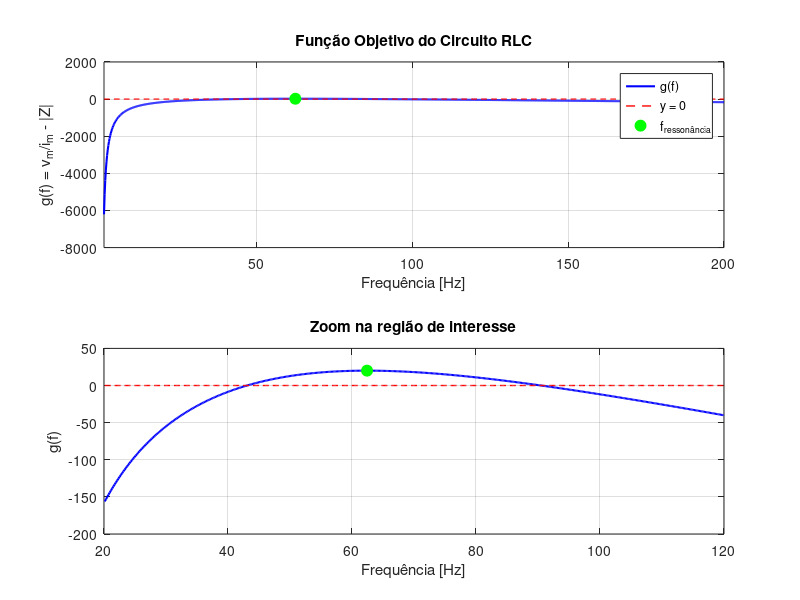
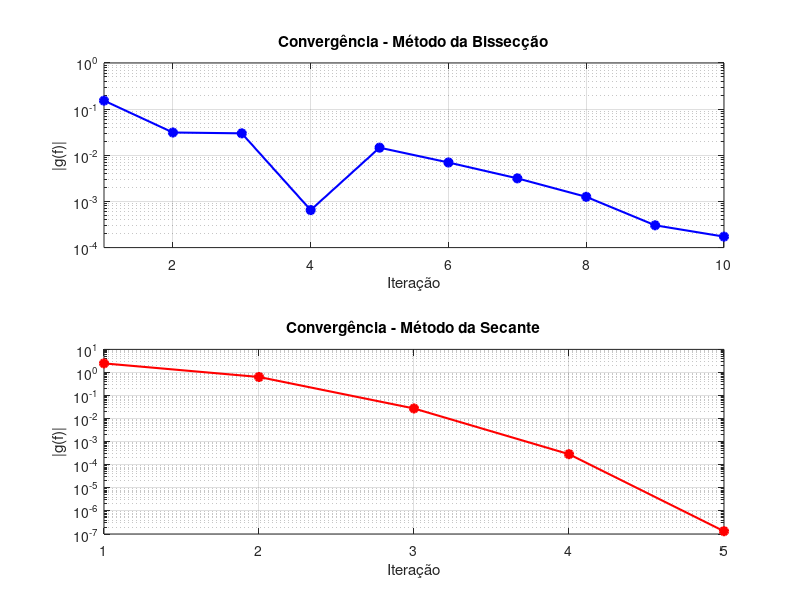

MATLAB code to generate these figures, in order:
% circuito_rlc.m
% ========================================================================
% Exercício 1 - Determinação da frequência em circuito RLC
% Métodos numéricos: Bissecção e Secante
% ========================================================================

clear all; close all; clc;


R = 140;        % Resistência [Ohms]
L = 260e-3;     % Indutância [H] (260 mH convertido para H)
C = 25e-6;      % Capacitância [F] (25 μF convertido para F)
v_m = 24;       % Amplitude da tensão [V]
i_m = 0.15;     % Amplitude da corrente [A]
tol = 0.0001;   % Tolerância para critério de parada



function y = funcao_objetivo(f, R, L, C, v_m, i_m)
    omega = 2 * pi * f;

    % Calcular reatâncias
    X_L = omega * L;           % Reatância indutiva
    X_C = 1 / (omega * C);      % Reatância capacitiva

    % Calcular impedância total
    Z = sqrt(R^2 + (X_L - X_C)^2);

    % Função objetivo
    y = v_m/i_m - Z;
end

% ========================================================================
% MÉTODO DA BISSECÇÃO
% ========================================================================
function [raiz, iter, historico] = bisseccao(func, a, b, tol, params)
    iter = 0;
    historico = [];

    % Avaliar função nos extremos
    fa = func(a, params{:});
    fb = func(b, params{:});

    % Verificar mudança de sinal
    if fa * fb > 0
        error('ERRO: Não há mudança de sinal no intervalo [%.2f, %.2f]', a, b);
    end

    % Iterações do método da bissecção
    while (b - a)/2 > tol
        iter = iter + 1;
        c = (a + b) / 2;
        fc = func(c, params{:});

        % Armazenar histórico
        historico = [historico; iter, a, b, c, fc, abs(fc)];

        % Verificar critério de parada
        if abs(fc) < tol
            raiz = c;
            return;
        end

        % Atualizar intervalo
        if fa * fc < 0
            b = c;
            fb = fc;
        else
            a = c;
            fa = fc;
        end

        % Proteção contra loop infinito
        if iter > 100
            warning('Máximo de 100 iterações atingido!');
            raiz = c;
            return;
        end
    end

    raiz = (a + b) / 2;
end

% MÉTODO DA SECANTE

function [raiz, iter, historico] = secante(func, x0, x1, tol, params)
    iter = 0;
    historico = [];
    max_iter = 100;

    while iter < max_iter
        iter = iter + 1;

        % Avaliar função nos pontos
        fx0 = func(x0, params{:});
        fx1 = func(x1, params{:});

        % Verificar divisão por zero
        if abs(fx1 - fx0) < eps
            warning('Divisão por zero detectada na iteração %d', iter);
            raiz = x1;
            return;
        end

        % Calcular próxima aproximação
        x2 = x1 - fx1 * (x1 - x0) / (fx1 - fx0);
        fx2 = func(x2, params{:});

        % Armazenar histórico
        historico = [historico; iter, x0, x1, x2, fx2, abs(fx2)];

        % Verificar critério de parada
        if abs(fx2) < tol
            raiz = x2;
            return;
        end

        % Atualizar pontos para próxima iteração
        x0 = x1;
        x1 = x2;
    end

    warning('Máximo de %d iterações atingido!', max_iter);
    raiz = x2;
end


% Calcular frequência de ressonância teórica
f_ressonancia = 1 / (2 * pi * sqrt(L * C));

% Criar vetor de frequências para análise
f_min = 1;
f_max = 200;
f_test = linspace(f_min, f_max, 1000);
y_test = zeros(size(f_test));

% Avaliar função em cada frequência
for i = 1:length(f_test)
    y_test(i) = funcao_objetivo(f_test(i), R, L, C, v_m, i_m);
end

% Plotar função objetivo
figure(1);
subplot(2,1,1);
plot(f_test, y_test, 'b-', 'LineWidth', 1.5);
hold on;
plot(f_test, zeros(size(f_test)), 'r--', 'LineWidth', 1);
plot(f_ressonancia, funcao_objetivo(f_ressonancia, R, L, C, v_m, i_m), 'go', ...
     'MarkerSize', 8, 'MarkerFaceColor', 'g');
grid on;
xlabel('Frequência [Hz]');
ylabel('g(f) = v_m/i_m - |Z|');
title('Função Objetivo do Circuito RLC');
legend('g(f)', 'y = 0', 'f_{ressonância}', 'Location', 'best');
xlim([f_min, f_max]);

% Zoom na região de interesse
subplot(2,1,2);
idx_zoom = find(f_test >= 20 & f_test <= 120);
plot(f_test(idx_zoom), y_test(idx_zoom), 'b-', 'LineWidth', 1.5);
hold on;
plot(f_test(idx_zoom), zeros(size(f_test(idx_zoom))), 'r--', 'LineWidth', 1);
plot(f_ressonancia, funcao_objetivo(f_ressonancia, R, L, C, v_m, i_m), 'go', ...
     'MarkerSize', 8, 'MarkerFaceColor', 'g');
grid on;
xlabel('Frequência [Hz]');
ylabel('g(f)');
title('Zoom na região de interesse');
xlim([20, 120]);

% Identificar mudanças de sinal
mudancas_sinal = [];
for i = 1:length(f_test)-1
    if y_test(i) * y_test(i+1) < 0
        % Refinar intervalo
        a_ref = f_test(i);
        b_ref = f_test(i+1);
        mudancas_sinal = [mudancas_sinal; a_ref, b_ref];
    end
end

% MÉTODO DA BISSECÇÃO


if ~isempty(mudancas_sinal)
    % Usar o primeiro intervalo encontrado
    a_bissec = mudancas_sinal(1, 1);
    b_bissec = mudancas_sinal(1, 2);

    % Aplicar método
    params = {R, L, C, v_m, i_m};
    [f_bissec, iter_bissec, hist_bissec] = bisseccao(@funcao_objetivo, ...
                                                      a_bissec, b_bissec, tol, params);

    % Exibir resultado
    disp('MÉTODO DA BISSECÇÃO:');
    fprintf('Frequência encontrada: f = %.4f Hz\n', f_bissec);
    fprintf('Número de iterações: %d\n', iter_bissec);
    fprintf('Valor final de g(f): %.6e\n\n', funcao_objetivo(f_bissec, R, L, C, v_m, i_m));
else
    f_bissec = NaN;
    disp('ERRO: Não foi possível aplicar o método da bissecção!');
end

% MÉTODO DA SECANTE

% Escolher pontos iniciais
if ~isempty(mudancas_sinal)
    % Usar pontos próximos ao intervalo encontrado
    x0_sec = mudancas_sinal(1, 1) - 5;
    x1_sec = mudancas_sinal(1, 2) + 5;
else
    % Usar pontos em torno da frequência de ressonância
    x0_sec = f_ressonancia - 15;
    x1_sec = f_ressonancia + 15;
end

% Aplicar método
[f_secante, iter_secante, hist_secante] = secante(@funcao_objetivo, ...
                                                  x0_sec, x1_sec, tol, params);

disp('MÉTODO DA SECANTE:');
fprintf('Frequência encontrada: f = %.4f Hz\n', f_secante);
fprintf('Número de iterações: %d\n', iter_secante);
fprintf('Valor final de g(f): %.6e\n\n', funcao_objetivo(f_secante, R, L, C, v_m, i_m));

% Plotar convergência
figure(2);

if ~isnan(f_bissec)
    subplot(2,1,1);
    semilogy(1:iter_bissec, hist_bissec(:,6), 'bo-', 'LineWidth', 1.5, 'MarkerFaceColor', 'b');
    grid on;
    xlabel('Iteração');
    ylabel('|g(f)|');
    title('Convergência - Método da Bissecção');
    xlim([1, iter_bissec]);
end

subplot(2,1,2);
semilogy(1:iter_secante, hist_secante(:,6), 'ro-', 'LineWidth', 1.5, 'MarkerFaceColor', 'r');
grid on;
xlabel('Iteração');
ylabel('|g(f)|');
title('Convergência - Método da Secante');
xlim([1, iter_secante]);


% VERIFICAÇÃO DA SOLUÇÃO


% Usar a solução do método da bissecção (se disponível)
if ~isnan(f_bissec)
    f_final = f_bissec;
else
    f_final = f_secante;
end

% Calcular valores do circuito
omega_final = 2 * pi * f_final;
X_L = omega_final * L;
X_C = 1 / (omega_final * C);
Z = sqrt(R^2 + (X_L - X_C)^2);
i_calculado = v_m / Z;
erro_percentual = abs(i_calculado - i_m) / i_m * 100;

% Calcular ângulo de fase
phi = atan((X_L - X_C) / R) * 180 / pi;

disp('VERIFICAÇÃO:');
fprintf('Para f = %.4f Hz:\n', f_final);
fprintf('  Impedância |Z| = %.2f Ω\n', Z);
fprintf('  Corrente calculada: %.4f A\n', i_calculado);
fprintf('  Corrente esperada:  %.4f A\n', i_m);
fprintf('  Erro relativo: %.5f%%\n\n', erro_percentual);

% Verificar todas as raízes encontradas
if size(mudancas_sinal, 1) > 1
    disp('MÚLTIPLAS SOLUÇÕES ENCONTRADAS:');

    for i = 1:size(mudancas_sinal, 1)
        % Encontrar raiz em cada intervalo
        [f_raiz, ~, ~] = bisseccao(@funcao_objetivo, ...
                                   mudancas_sinal(i,1), mudancas_sinal(i,2), ...
                                   tol, params);

        omega = 2 * pi * f_raiz;
        X_L = omega * L;
        X_C = 1 / (omega * C);

        fprintf('Solução %d: f = %.4f Hz', i, f_raiz);
        if X_L > X_C
            fprintf(' (Regime INDUTIVO)\n');
        elseif X_L < X_C
            fprintf(' (Regime CAPACITIVO)\n');
        else
            fprintf(' (RESSONÂNCIA)\n');
        end
    end
end
